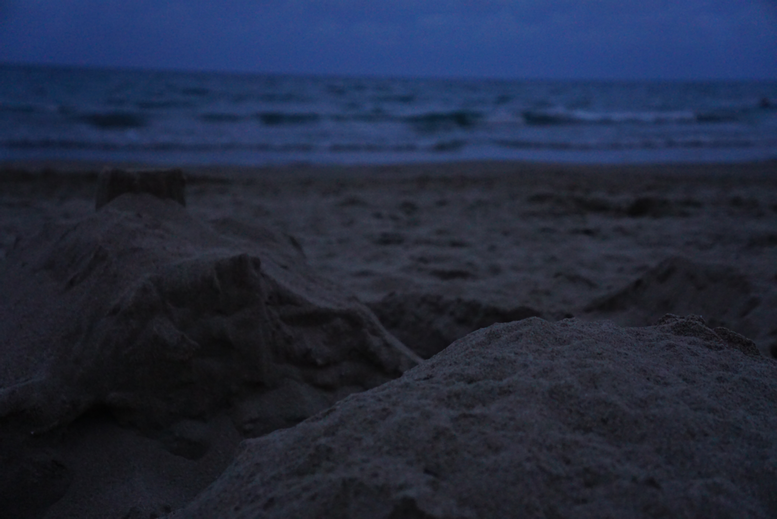
%> input picture LAB2/plaza1.png, 777 x 519 px
$ octave zad1.m   (GNU Octave 9; MATLAB toolbox functions it lacks are replaced by stand-ins)
%> lines starting %> are read from the running program, lines starting %| are printed output that depends on the picture
%zad1
img = imread('plaza1.png');
%> img is the input picture: size 519x777x3 uint8; mean R, G, B 34.7, 42.5, 63.6
red_channel = img(:,:,1);
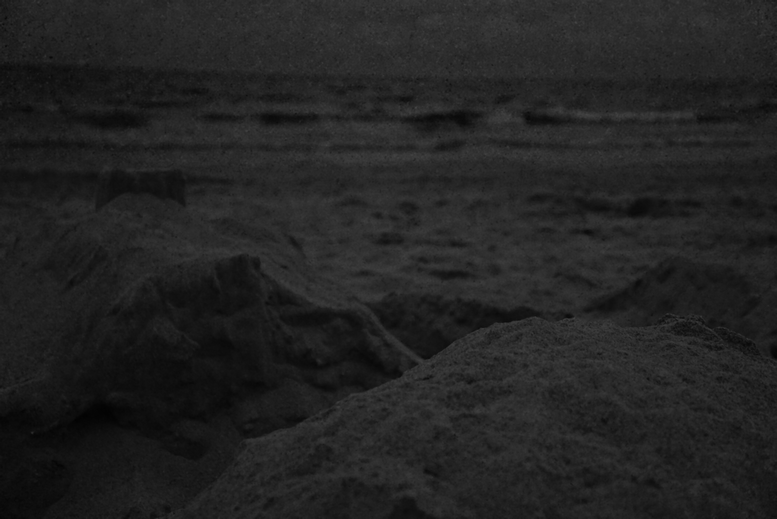
%> red_channel: size 519x777 uint8; min 2, max 69, mean 34.7
blue_channel = img(:,:,3);
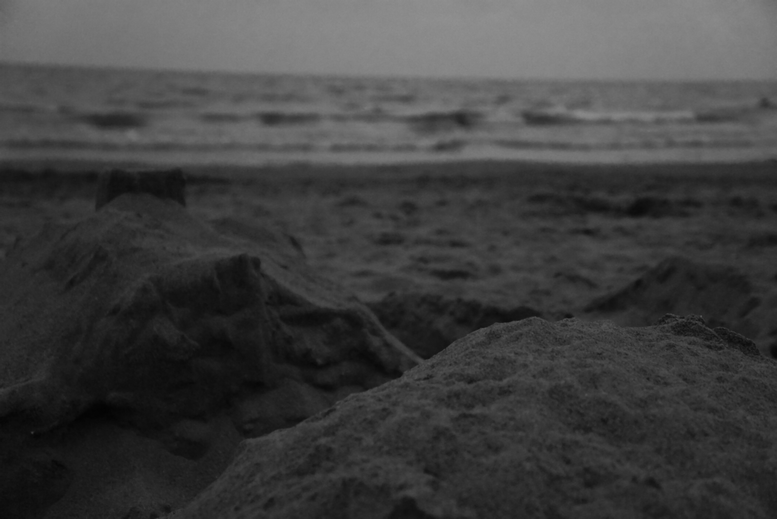
%> blue_channel: size 519x777 uint8; min 2, max 145, mean 63.6
img(:,:,1) = blue_channel;
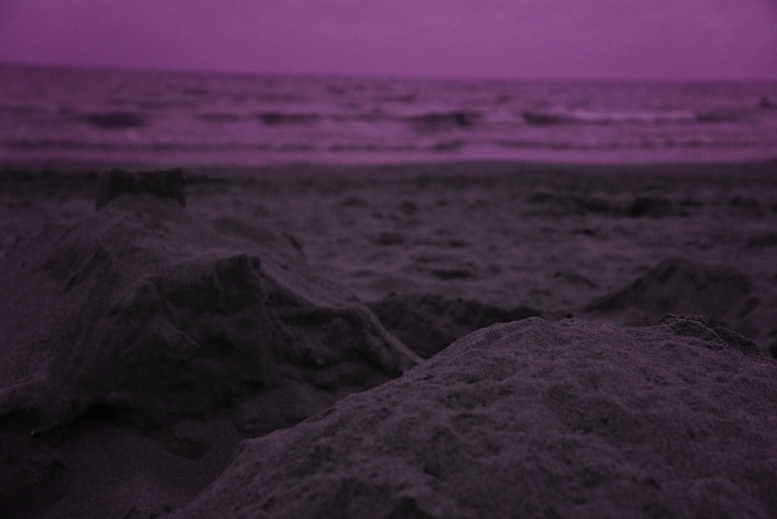
%> img: size 519x777x3 uint8; mean R, G, B 63.6, 42.5, 63.6
img(:,:,3) = red_channel;
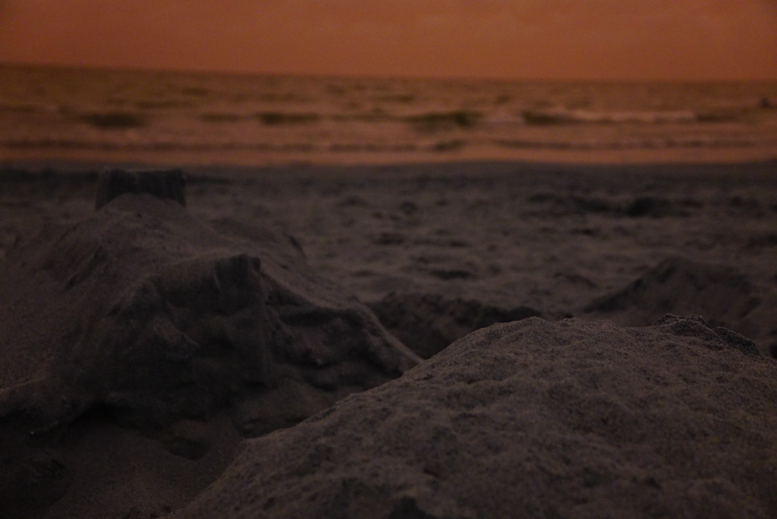
%> img: size 519x777x3 uint8; mean R, G, B 63.6, 42.5, 34.7
imshow(img);
